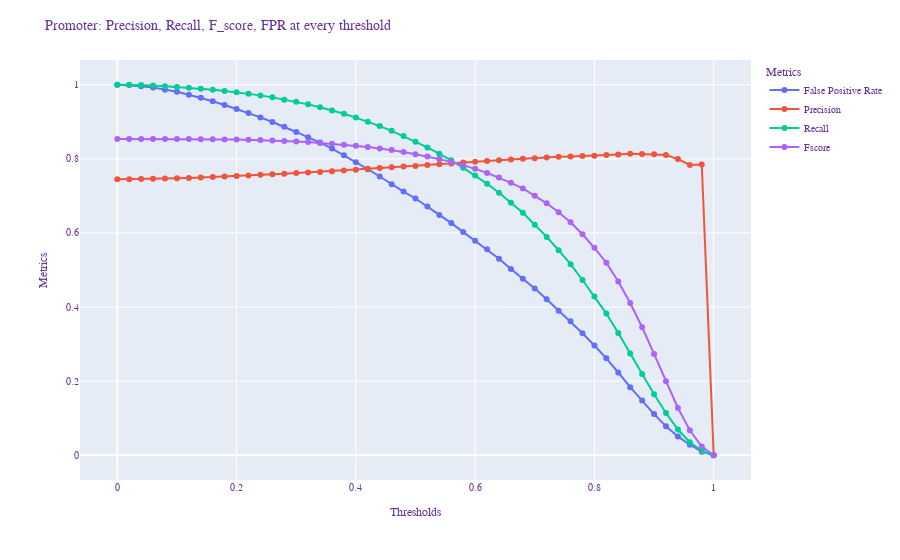

The cell this chart's notebook holds for it:
### Code cell
filename = os.path.join(base_directory, '3_results.csv')
class_number = 3
plot_results_csv(filename, class_number)
